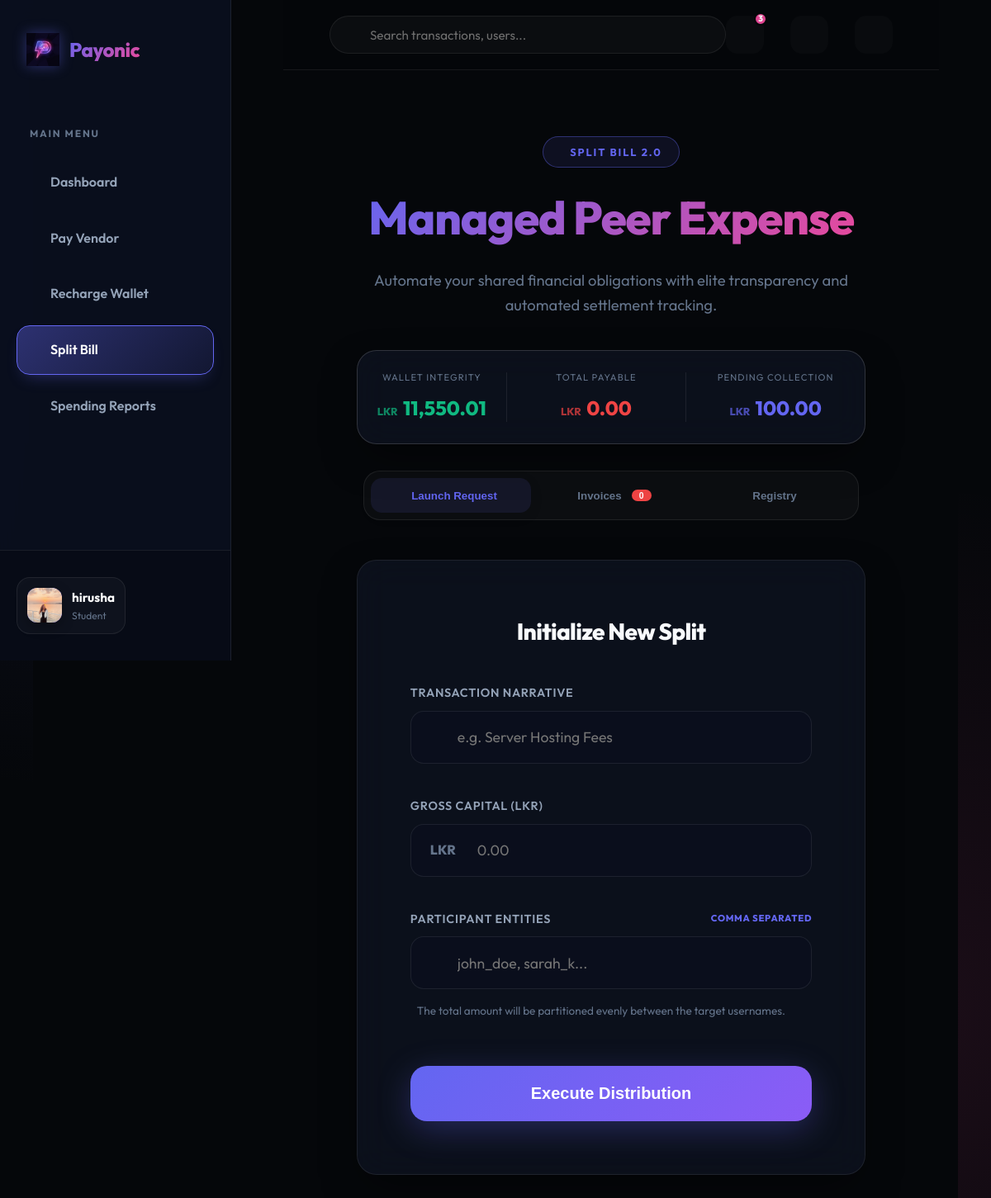
The app's page /student/split (signed in) with its own data.
### app/models.py (models this page shows, shortened)
class User(UserMixin, db.Model):
    id = db.Column(db.Integer, primary_key=True)
    username = db.Column(db.String(64), index=True, unique=True, nullable=False)
    email = db.Column(db.String(120), index=True, unique=True, nullable=False)
    password_hash = db.Column(db.String(128))
    role = db.Column(db.String(20), nullable=False)  # student, vendor, admin
    is_active_user = db.Column(db.Boolean, default=True)
    phone_number = db.Column(db.String(20))
    registration_number = db.Column(db.String(50)) # For students
    student_id = db.Column(db.String(20)) # Internal ID
    vendor_name = db.Column(db.String(100)) # For vendors
    business_name = db.Column(db.String(100)) # For vendors
    business_type = db.Column(db.String(50)) # For vendors
    is_approved_vendor = db.Column(db.Boolean, default=False)
    profile_pic = db.Column(db.String(255))
    merchant_id = db.Column(db.String(50), unique=True)
    bank_name = db.Column(db.String(100))
    account_number = db.Column(db.String(50))
    account_holder_name = db.Column(db.String(100))
    wallet = db.relationship('Wallet', backref='owner', uselist=False, lazy=True)
    sent_transactions = db.relationship('Transaction', foreign_keys='Transaction.sender_id', backref='sender', lazy='dynamic')
    received_transactions = db.relationship('Transaction', foreign_keys='Transaction.receiver_id', backref='receiver', lazy='dynamic')
    qr_codes = db.relationship('QRCode', backref='vendor', lazy='dynamic')
    payout_requests = db.relationship('PayoutRequest', foreign_keys='PayoutRequest.vendor_id', backref='vendor', lazy='dynamic')
    two_factor_enabled = db.Column(db.Boolean, default=False)
    otp_secret = db.Column(db.String(32))
    low_balance_threshold = db.Column(db.Float, default=100.0) # LKR
    refund_requests = db.relationship('RefundRequest', foreign_keys='RefundRequest.user_id', backref='requester', lazy='dynamic')
    budgets = db.relationship('Budget', backref='user', lazy='dynamic')
    created_bills = db.relationship('SplitBill', backref='creator', lazy='dynamic')
    split_participations = db.relationship('SplitBillParticipant', backref='user', lazy='dynamic')
    notifications = db.relationship('Notification', backref='user', lazy='dynamic')
    @property
    def is_active(self):
        return self.is_active_user
    @property
    def unread_notification_count(self):
        return self.notifications.filter_by(is_read=False).count()

class Wallet(db.Model):
    id = db.Column(db.Integer, primary_key=True)
    user_id = db.Column(db.Integer, db.ForeignKey('user.id'), unique=True, nullable=False)
    balance = db.Column(db.Float, default=0.0)
    last_updated = db.Column(db.DateTime, default=datetime.utcnow, onupdate=datetime.utcnow)

### app/main/routes.py (the view)
@bp.route('/student/split', methods=['GET', 'POST'])
@login_required
def split_bill():
    if current_user.role != 'student':
        return redirect(url_for('main.index'))
    context = _get_split_bill_context()
    return render_template('student/split_bill.html', **context)

### app/main/forms.py
class SplitBillForm(FlaskForm):
    description = StringField('Description', validators=[DataRequired()])
    total_amount = FloatField('Total Amount to Split (LKR)', validators=[DataRequired()])
    participants = StringField('Participants (comma separated usernames)', validators=[DataRequired()])
    submit = SubmitField('Create Request')

### app/main/routes.py (called while the page is built)
def _get_split_bill_context(form=None):
    if form is None:
        form = SplitBillForm()
    incoming_requests = SplitBillParticipant.query.filter_by(user_id=current_user.id, status='pending').all()
    my_requests = SplitBill.query.filter_by(creator_id=current_user.id).order_by(SplitBill.created_at.desc()).all()
    total_you_owe = sum(p.amount_owed for p in incoming_requests)
    pending_collection = 0
    for bill in my_requests:
        for p in bill.participants:
            if p.status == 'pending':
                pending_collection += p.amount_owed
    return {
        'title': 'Split Bill',
        'form': form,
        'incoming_requests': incoming_requests,
        'my_requests': my_requests,
        'total_you_owe': total_you_owe,
        'pending_collection': pending_collection
    }

### app/models.py (called while the page is built)
@login.user_loader
def load_user(id):
    return User.query.get(int(id))

### app/templates/student/split_bill.html (shortened to what this page needs)
{% extends "base.html" %}
{% block content %}
<div class="animate-fade-in portal-content" style="max-width: 1100px; margin: 0 auto; padding-bottom: 5rem;">
    <div style="text-align: center; margin-bottom: 2.5rem;">
        <div
            style="display: inline-flex; align-items: center; gap: 0.75rem; background: rgba(99, 102, 241, 0.1); border: 1px solid var(--primary-glow); padding: 0.5rem 1.25rem; border-radius: 999px; color: var(--primary); font-weight: 700; font-size: 0.8rem; text-transform: uppercase; letter-spacing: 0.15em; margin-bottom: 1rem;">
             Split Bill 2.0
        </div>
        <h1 class="text-gradient mobile-text-large"
            style="font-size: clamp(2rem, 8vw, 3.5rem); margin-bottom: 1rem; font-weight: 800; letter-spacing: -0.02em;">
            Managed Peer
            Expense</h1>
        <p
            style="color: var(--text-dim); font-size: clamp(0.95rem, 3vw, 1.15rem); max-width: 600px; margin: 0 auto; line-height: 1.6;">
            Automate your shared financial obligations with elite transparency and automated settlement tracking.</p>
    </div>
    <div class="glass-panel"
        style="margin-bottom: 2rem; padding: 0; overflow: hidden; border-color: var(--border-bright);">
        <div class="summary-grid" style="display: grid; align-items: center;">
            <div class="summary-item" style="padding: 1.5rem; text-align: center;">
                <div
                    style="font-size: 0.7rem; color: var(--text-dim); text-transform: uppercase; letter-spacing: 0.1em; margin-bottom: 0.5rem;">
                    Wallet Integrity</div>
                <div
                    style="font-size: 1.5rem; font-weight: 800; color: var(--success); display: flex; align-items: baseline; justify-content: center; gap: 0.4rem;">
                    <span style="font-size: 0.8rem; opacity: 0.7;">LKR</span>
                    {{ "{:,.2f}".format(current_user.wallet.balance) }}
                </div>
            </div>
            <div class="summary-item" style="padding: 1.5rem; text-align: center;">
                <div
                    style="font-size: 0.7rem; color: var(--text-dim); text-transform: uppercase; letter-spacing: 0.1em; margin-bottom: 0.5rem;">
                    Total Payable</div>
                <div
                    style="font-size: 1.5rem; font-weight: 800; color: var(--danger); display: flex; align-items: baseline; justify-content: center; gap: 0.4rem;">
                    <span style="font-size: 0.8rem; opacity: 0.7;">LKR</span>
                    {{ "{:,.2f}".format(total_you_owe) }}
                </div>
            </div>
            <div class="summary-item" style="padding: 1.5rem; text-align: center;">
                <div
                    style="font-size: 0.7rem; color: var(--text-dim); text-transform: uppercase; letter-spacing: 0.1em; margin-bottom: 0.5rem;">
                    Pending Collection</div>
                <div
                    style="font-size: 1.5rem; font-weight: 800; color: var(--primary); display: flex; align-items: baseline; justify-content: center; gap: 0.4rem;">
                    <span style="font-size: 0.8rem; opacity: 0.7;">LKR</span>
                    {{ "{:,.2f}".format(pending_collection) }}
                </div>
            </div>
        </div>
    </div>
    <div
        style="display: flex; background: rgba(255,255,255,0.03); padding: 0.5rem; border-radius: 1.25rem; margin-bottom: 3rem; border: 1px solid var(--border); max-width: 600px; margin-left: auto; margin-right: auto;">
        <button onclick="switchTab('launch')" id="tab-launch" class="tab-btn active"
            style="flex: 1; padding: 0.85rem; border-radius: 0.85rem; border: none; background: transparent; color: var(--text-dim); font-weight: 700; cursor: pointer; transition: all 0.3s; display: flex; align-items: center; justify-content: center; gap: 0.5rem;">
             Launch Request
        </button>
        <button onclick="switchTab('payables')" id="tab-payables" class="tab-btn"
            style="flex: 1; padding: 0.85rem; border-radius: 0.85rem; border: none; background: transparent; color: var(--text-dim); font-weight: 700; cursor: pointer; transition: all 0.3s; display: flex; align-items: center; justify-content: center; gap: 0.5rem;">
             Invoices <span class="badge"
                style="background: var(--danger); font-size: 0.65rem; padding: 0.1rem 0.4rem;">{{
                incoming_requests|length }}</span>
        </button>
        <button onclick="switchTab('registry')" id="tab-registry" class="tab-btn"
            style="flex: 1; padding: 0.85rem; border-radius: 0.85rem; border: none; background: transparent; color: var(--text-dim); font-weight: 700; cursor: pointer; transition: all 0.3s; display: flex; align-items: center; justify-content: center; gap: 0.5rem;">
             Registry
        </button>
    </div>
    <div id="section-launch" class="tab-section">
        <div class="glass-panel" style="max-width: 700px; margin: 0 auto; padding: 4rem;">
            <h3 style="margin-bottom: 2.5rem; font-weight: 800; font-size: 1.75rem; text-align: center;">Initialize New
                Split</h3>
            <form action="{{ url_for('main.create_split') }}" method="post">
                <div class="form-group" style="margin-bottom: 2.5rem;">
                    <label class="form-label"
                        style="font-size: 0.9rem; text-transform: uppercase; letter-spacing: 0.05em;">Transaction
                        Narrative</label>
                    <div class="input-icon-wrapper">
                        {{ form.description(class="form-control", placeholder="e.g. Server Hosting Fees",
                        style="padding-left: 3.5rem; height: 64px; font-size: 1.1rem; border-radius: 1rem;") }}
                    </div>
                </div>
                <div class="form-group" style="margin-bottom: 2.5rem;">
                    <label class="form-label"
                        style="font-size: 0.9rem; text-transform: uppercase; letter-spacing: 0.05em;">Gross Capital
                        (LKR)</label>
                    <div class="input-icon-wrapper">
                        <span
                            style="position: absolute; left: 1.5rem; top: 50%; transform: translateY(-50%); font-weight: 800; color: var(--text-dim);">LKR</span>
                        {{ form.total_amount(class="form-control", placeholder="0.00", style="padding-left: 5rem;
                        height: 64px; font-size: 1.1rem; border-radius: 1rem;") }}
                    </div>
                </div>
                <div class="form-group" style="margin-bottom: 3.5rem;">
                    <label class="form-label"
                        style="display: flex; justify-content: space-between; align-items: center; font-size: 0.9rem; text-transform: uppercase; letter-spacing: 0.05em;">
                        <span>Participant Entities</span>
                        <span style="font-size: 0.7rem; color: var(--primary); font-weight: 800;">COMMA SEPARATED</span>
                    </label>
                    <div class="input-icon-wrapper">
                        {{ form.participants(class="form-control", placeholder="john_doe, sarah_k...",
                        style="padding-left: 3.5rem; height: 64px; font-size: 1.1rem; border-radius: 1rem;") }}
                    </div>
                    <small
                        style="display: block; margin-top: 1rem; color: var(--text-dim); font-size: 0.85rem; line-height: 1.5; padding: 0 0.5rem;">
                        The total amount will be partitioned evenly between the target usernames.
                    </small>
                </div>
                <button type="submit" class="btn btn-primary"
                    style="width: 100%; padding: 1.4rem; font-size: 1.25rem; border-radius: 1.25rem; font-weight: 800; box-shadow: 0 10px 40px rgba(99, 102, 241, 0.3);">
                    Execute Distribution
                </button>
            </form>
        </div>
    </div>
</div>
{% endblock %}

### app/templates/base.html (shortened to what this page needs)
<!doctype html>
<html lang="en">
<head>
  <link rel="stylesheet" href="{{ url_for('static', filename='css/style.css') }}">
  <link href="https://cdn.jsdelivr.net/npm/remixicon@3.5.0/fonts/remixicon.css" rel="stylesheet">
</head>
<body>
  {% set is_portal = current_user.is_authenticated %}
  <div class="{{ 'portal-layout' if is_portal else 'landing-layout' }}">
    {% if is_portal %}
    <aside class="sidebar">
      <div class="sidebar-brand">
        <a href="{{ url_for('main.index') }}" class="nav-brand">
          <img src="{{ url_for('static', filename='img/payonic_logo.png') }}" alt="Payonic Logo">
          <span class="text-gradient">Payonic</span>
        </a>
      </div>
      <nav class="sidebar-nav">
        <div class="nav-section">Main Menu</div>
        <a href="{{ url_for('main.dashboard' if current_user.role == 'student' else ('vendor.dashboard' if current_user.role == 'vendor' else 'admin.dashboard')) }}"
          class="sidebar-link {{ 'active' if request.endpoint in ['main.dashboard', 'vendor.dashboard', 'admin.dashboard'] }}">
           Dashboard
        </a>
        {% if current_user.role == 'student' %}
        <a href="{{ url_for('main.pay') }}" class="sidebar-link {{ 'active' if request.endpoint == 'main.pay' }}">
           Pay Vendor
        </a>
        <a href="{{ url_for('main.topup') }}" class="sidebar-link {{ 'active' if request.endpoint == 'main.topup' }}">
           Recharge Wallet
        </a>
        <a href="{{ url_for('main.split_bill') }}"
          class="sidebar-link {{ 'active' if request.endpoint == 'main.split_bill' }}">
           Split Bill
        </a>
        <a href="{{ url_for('main.reports') }}"
          class="sidebar-link {{ 'active' if request.endpoint == 'main.reports' }}">
           Spending Reports
        </a>
        {% endif %}
      </nav>
      <div class="sidebar-footer">
        <div class="user-pill">
          <div class="user-avatar"
            style="overflow: hidden; display: flex; align-items: center; justify-content: center;">
            {% if current_user.profile_pic %}
            <img src="{{ url_for('static', filename=current_user.profile_pic) }}" alt="P"
              style="width: 100%; height: 100%; object-fit: cover;">
            {% else %}
            {{ current_user.username[0]|upper }}
            {% endif %}
          </div>
          <div class="user-info">
            <div class="user-name">{{ current_user.username }}</div>
            <div class="user-role">{{ current_user.role }}</div>
          </div>
        </div>
        <a href="{{ url_for('auth.logout') }}" class="logout-btn" title="Logout">
        </a>
      </div>
    </aside>
    {% endif %}
    <main class="{{ 'main-wrapper' if is_portal else 'landing-main' }}">
      {% if is_portal %}
      <header class="portal-header">
        <div class="header-search">
          <input type="text" placeholder="Search transactions, users...">
        </div>
        <div class="header-actions">
          <a href="{{ url_for('main.notifications') }}" class="action-icon">
            {% if current_user.unread_notification_count > 0 %}
            <span class="badge">{{ current_user.unread_notification_count }}</span>
            {% endif %}
          </a>
          <button id="theme-toggle" class="action-icon"
            style="border: none; cursor: pointer; color: var(--text-dim); outline: none;">
          </button>
          <a href="{{ url_for('main.settings') }}" class="action-icon">
          </a>
        </div>
      </header>
      {% endif %}
      <div class="{{ 'portal-content' if is_portal else 'container landing-content' }}">
        {% block content %}{% endblock %}
      </div>
    </main>
  </div>
</body>
</html>

### app/templates/student/split_bill.html (style rules this page uses)
.summary-grid { grid-template-columns: 1fr 1px 1.2fr 1px 1.2fr; }
.tab-btn.active { background: rgba(99, 102, 241, 0.1) !important; color: var(--primary) !important; box-shadow: 0 4px 15px rgba(0, 0, 0, 0.1); }
.tab-section { animation: slideIn 0.4s ease-out; }
.badge { display: inline-block; min-width: 1.5rem; text-align: center; border-radius: 999px; color: white; margin-left: 0.25rem; }

### records on screen
User: profile_pic (picture), username "hirusha", role "Student"
Wallet: wallet.balance "11,550.01"

### other values on screen
{{ current_user.unread_notification_count }} "3"
{{ "{:,.2f}".format(total_you_owe) }} "0.00"
{{ "{:,.2f}".format(pending_collection) }} "100.00"
{{ incoming_requests|length }} "0"
